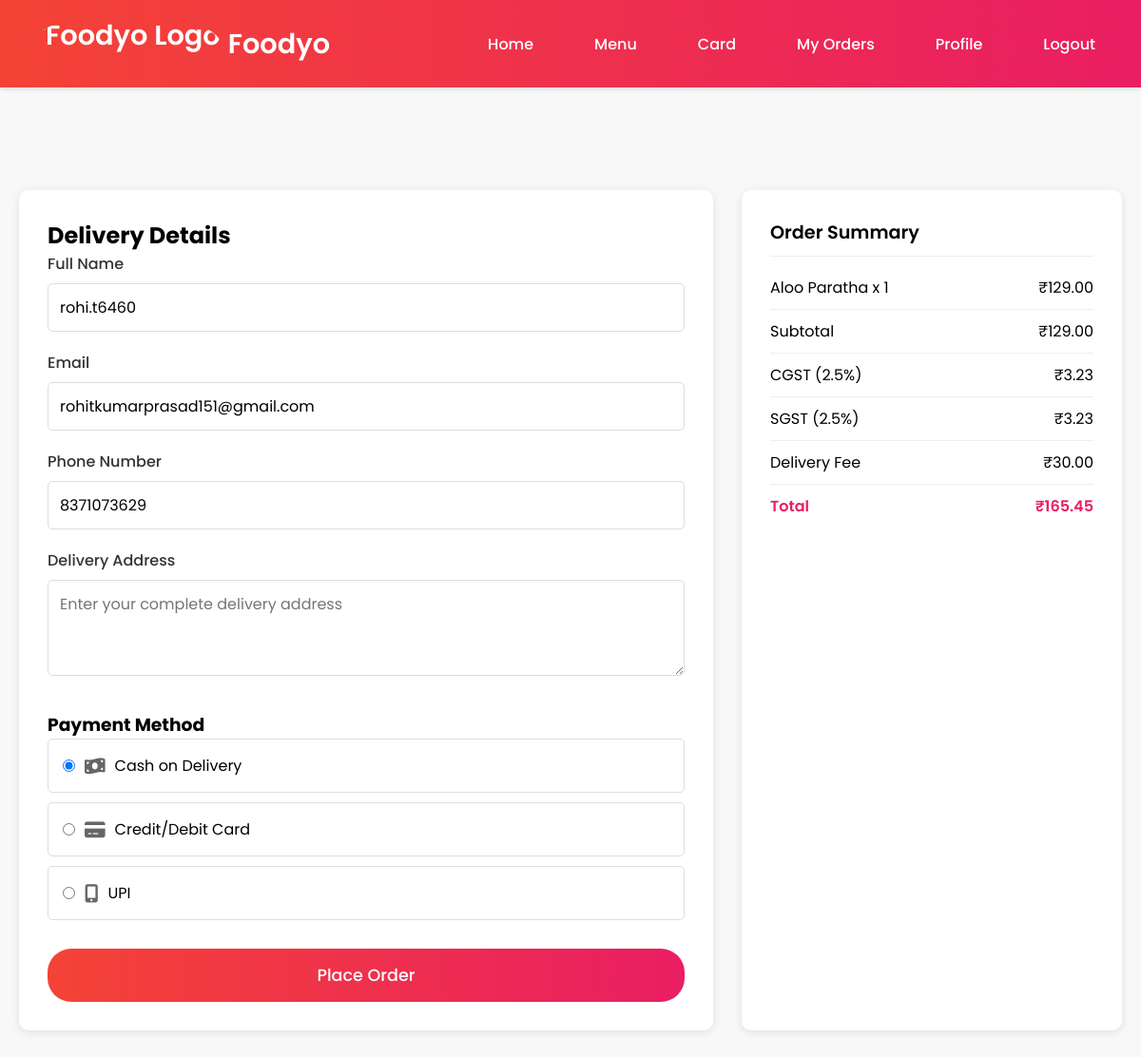
The page /checkout.php (signed in) on the database its author committed.
### tables this page shows
CREATE TABLE `users` (
  `id` int(11) NOT NULL,
  `username` varchar(50) NOT NULL,
  `password` varchar(255) NOT NULL,
  `fullname` varchar(100) NOT NULL,
  `email` varchar(100) NOT NULL,
  `phone` varchar(20) NOT NULL,
  `address` text DEFAULT NULL,
  `created_at` timestamp NOT NULL DEFAULT current_timestamp(),
  `role` enum('user','admin') DEFAULT 'user'
);

CREATE TABLE `cart` (
  `cart_id` int(11) NOT NULL,
  `user_id` int(11) DEFAULT NULL,
  `item_id` int(11) DEFAULT NULL,
  `quantity` int(11) NOT NULL,
  `created_at` timestamp NOT NULL DEFAULT current_timestamp(),
  `updated_at` timestamp NOT NULL DEFAULT current_timestamp() ON UPDATE current_timestamp()
);

CREATE TABLE `food_items` (
  `id` int(11) NOT NULL,
  `category_id` int(11) DEFAULT NULL,
  `name` varchar(100) NOT NULL,
  `description` text DEFAULT NULL,
  `price` decimal(10,2) NOT NULL,
  `image` varchar(255) DEFAULT NULL,
  `is_available` tinyint(1) DEFAULT 1,
  `created_at` timestamp NOT NULL DEFAULT current_timestamp()
);

### checkout.php (the view, shortened to what this page needs)
<?php
require_once 'config.php';
$user_id = $_SESSION['user_id'];
$user_query = "SELECT * FROM users WHERE id = ?";
$stmt = $conn->prepare($user_query);
$stmt->bind_param("i", $user_id);
$stmt->execute();
$user = $stmt->get_result()->fetch_assoc();
$cart_query = "SELECT c.*, f.name, f.price, f.image
              FROM cart c
              JOIN food_items f ON c.item_id = f.id
              WHERE c.user_id = ?";
$stmt = $conn->prepare($cart_query);
$stmt->bind_param("i", $user_id);
$stmt->execute();
$result = $stmt->get_result();
$total = 0;
$items = [];
while ($item = $result->fetch_assoc()) {
    $subtotal = $item['price'] * $item['quantity'];
    $total += $subtotal;
    $items[] = $item;
}
$cgst = $total * 0.025;
$sgst = $total * 0.025;
$delivery_fee = 30.00;
$final_total = $total + $cgst + $sgst + $delivery_fee;
?>
<!DOCTYPE html>
<html lang="en">
<head>
    <link rel="stylesheet" href="https://cdnjs.cloudflare.com/ajax/libs/font-awesome/6.0.0/css/all.min.css">
    <link rel="stylesheet" href="style.css">
</head>
<body>
    <?php include 'navbar.php'; ?>
    <div class="checkout-container">
        <div class="checkout-form">
            <h2>Delivery Details</h2>
            <form method="POST" action="" onsubmit="return validateForm()">
                <div class="form-group">
                    <label for="name">Full Name</label>
                    <input type="text" id="name" name="name" value="<?php echo htmlspecialchars($user['username']); ?>" readonly>
                </div>
                <div class="form-group">
                    <label for="email">Email</label>
                    <input type="email" id="email" name="email" value="<?php echo htmlspecialchars($user['email']); ?>" readonly>
                </div>
                <div class="form-group">
                    <label for="phone">Phone Number</label>
                    <input type="tel" id="phone" name="phone" value="<?php echo htmlspecialchars($user['phone'] ?? ''); ?>" readonly>
                </div>
                <div class="form-group">
                    <label for="address">Delivery Address</label>
                    <textarea id="address" name="address" rows="3" required placeholder="Enter your complete delivery address"></textarea>
                </div>
                <div class="payment-methods">
                    <h3>Payment Method</h3>
                    <div class="payment-method">
                        <input type="radio" id="cod" name="payment_method" value="cod" checked>
                        <i class="fas fa-money-bill-wave"></i>
                        <label for="cod">Cash on Delivery</label>
                    </div>
                    <div class="payment-method">
                        <input type="radio" id="card" name="payment_method" value="card">
                        <i class="fas fa-credit-card"></i>
                        <label for="card">Credit/Debit Card</label>
                    </div>
                    <div class="payment-method">
                        <input type="radio" id="upi" name="payment_method" value="upi">
                        <i class="fas fa-mobile-alt"></i>
                        <label for="upi">UPI</label>
                    </div>
                </div>
                <button type="submit" class="place-order-btn">Place Order</button>
            </form>
        </div>
        <div class="order-summary">
            <h3 class="summary-title">Order Summary</h3>
            <?php if (empty($items)): ?>
                <div class="empty-cart-message">Your cart is empty</div>
            <?php else: ?>
                <?php foreach ($items as $item): ?>
                    <div class="summary-item">
                        <span><?php echo htmlspecialchars($item['name']); ?> x <?php echo $item['quantity']; ?></span>
                        <span>₹<?php echo number_format($item['price'] * $item['quantity'], 2); ?></span>
                    </div>
                <?php endforeach; ?>
                <div class="summary-item">
                    <span>Subtotal</span>
                    <span>₹<?php echo number_format($total, 2); ?></span>
                </div>
                <div class="summary-item">
                    <span>CGST (2.5%)</span>
                    <span>₹<?php echo number_format($cgst, 2); ?></span>
                </div>
                <div class="summary-item">
                    <span>SGST (2.5%)</span>
                    <span>₹<?php echo number_format($sgst, 2); ?></span>
                </div>
                <div class="summary-item">
                    <span>Delivery Fee</span>
                    <span>₹<?php echo number_format($delivery_fee, 2); ?></span>
                </div>
                <div class="summary-item" style="font-weight: 600; color: #e91e63;">
                    <span>Total</span>
                    <span>₹<?php echo number_format($final_total, 2); ?></span>
                </div>
            <?php endif; ?>
        </div>
    </div>
</body>
</html>

### style.css (style rules this page uses)
* { margin: 0; padding: 0; box-sizing: border-box; font-family: "Poppins", sans-serif; }
body { background-color: #f8f8f8; padding-top: 80px; }

### checkout.php (style rules this page uses)
.checkout-container { max-width: 1200px; margin: 100px auto 20px; padding: 20px; display: grid; grid-template-columns: 1fr 400px; gap: 30px; }
.checkout-form { background: white; border-radius: 10px; box-shadow: 0 2px 10px rgba(0,0,0,0.1); padding: 30px; }
.form-group { margin-bottom: 20px; }
.form-group label { display: block; margin-bottom: 8px; font-weight: 500; color: #333; }
.form-group input, .form-group textarea { width: 100%; padding: 12px; border: 1px solid #ddd; border-radius: 5px; font-size: 1rem; transition: border-color 0.3s ease; font-family: inherit; }
.payment-methods { margin-top: 30px; }
.payment-method { display: flex; align-items: center; padding: 15px; border: 1px solid #ddd; border-radius: 5px; margin-bottom: 10px; cursor: pointer; transition: all 0.3s ease; }
.payment-method input[type="radio"] { margin-right: 10px; }
.payment-method i { margin-right: 10px; font-size: 1.2rem; color: #666; }
.order-summary { background: white; border-radius: 10px; box-shadow: 0 2px 10px rgba(0,0,0,0.1); padding: 30px; position: sticky; top: 100px; }
.summary-title { font-size: 1.2rem; font-weight: 600; margin-bottom: 20px; padding-bottom: 10px; border-bottom: 1px solid #eee; }
.summary-item { display: flex; justify-content: space-between; margin-bottom: 10px; padding-bottom: 10px; border-bottom: 1px solid #eee; }
.summary-item:last-child { border-bottom: none; }
.place-order-btn { background: linear-gradient(90deg, #f44336, #e91e63); color: white; border: none; padding: 15px 30px; border-radius: 25px; font-size: 1.1rem; font-weight: 500; cursor: pointer; width: 100%; margin-top: 20px; transition: all 0.3s ease; }

### navbar.php (style rules this page uses)
* { margin: 0; padding: 0; box-sizing: border-box; font-family: 'Poppins', sans-serif; }
body { background-color: #f8f8f8; }

### rows shown on the page
users: name "rohi.t6460", email "rohitkumarprasad151@gmail.com", phone "8371073629"
cart: item.name "Aloo Paratha", quantity "1", $item['price']*$item['quantity'] "129.00"

### other values the page prints
$total "129.00"
$cgst "3.23"
$sgst "3.23"
$delivery_fee "30.00"
$final_total "165.45"
